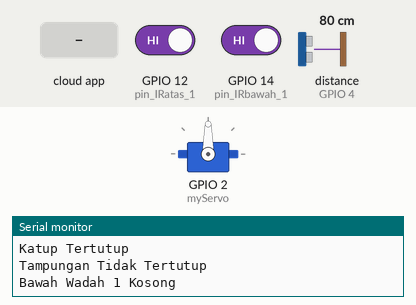
Bench run of a sketch on a simulated ESP8266 (NodeMCU). Parts: servo, the last lines printed to the serial monitor. Wiring (inferred from the names in the program): ultrasonic range finder: trigger GPIO 5; echo GPIO 4. The test bench sets the inputs (shaded band); at power-on: GPIO 12 (pin_IRatas_1) HIGH, GPIO 14 (pin_IRbawah_1) HIGH, distance to the obstacle (sensor on GPIO 4) 80 cm. The echo pulse lasts 58.3 µs per cm; WiFi joins after 1.5 s; servers stay silent unless stated; the Firebase database answers and starts empty.

Above: at 2.7 s.
2.8 s: the phone or cloud app sets Jadwal_1 to 1
At 3.7 s:
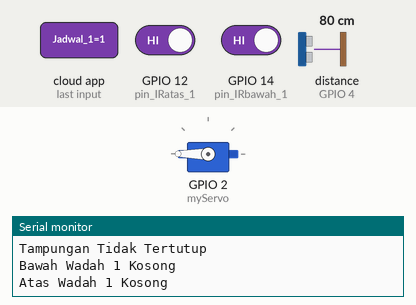
6.4 s: GPIO 12 (pin_IRatas_1) driven LOW
At 9.6 s:
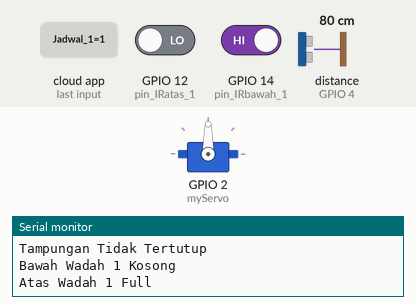
Timing chart, 0 to 11.1 s (numbered marks = the images above; inputs shaded):
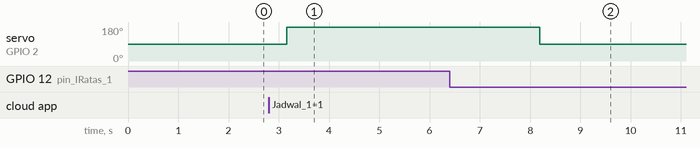

The sketch:

automatic_chicken_feed.ino
```cpp
#include <ESP8266WiFi.h>
#include <FirebaseArduino.h>
#include <Servo.h>

// setup firebase dan wifi
#define FIREBASE_HOST "automatic-chicken-feed-a7e2f-default-rtdb.firebaseio.com"
#define FIREBASE_AUTH "vjViOfSUM7hl2OoK9Mn2jEgGaPb6Jd2GKsrBPA8t"
#define WIFI_SSID "test"
#define WIFI_PASSWORD "1sampai0"

// deklarasi pin sensor infrared
int pin_IRbawah_1 = 14;
int pin_IRatas_1 = 12;
int isObstacle_1 = HIGH; // diberi logika high yang berarti tidak ada halangan
int isObstacle_2 = HIGH;

// deklarasi pin sensor ultrasonic
const int trigPin = 5;
const int echoPin = 4;
long duration;
float distance;

Servo myServo;//servo object

void setup() {
  Serial.begin(9600);

  //servo setup
  myServo.attach(2);

  //  setup sensor infrared
  pinMode(pin_IRbawah_1, INPUT);
  pinMode(pin_IRatas_1, INPUT);

  //  setup sensor ultrasonic
  pinMode(trigPin, OUTPUT);    // set pin trig menjadi OUTPUT
  pinMode(echoPin, INPUT);     // set pin echo menjadi INPUT

  // connect to wifi.
  WiFi.begin(WIFI_SSID, WIFI_PASSWORD);
  Serial.print("connecting");
  while (WiFi.status() != WL_CONNECTED) {
    Serial.print(".");
    delay(500);
  }
  Serial.println();
  Serial.print("connected: ");
  Serial.println(WiFi.localIP());

  Firebase.begin(FIREBASE_HOST, FIREBASE_AUTH);
}

//melakukan pemeriksaan pada bawah wadah 1
void bawah_wadah1() {
  isObstacle_1 = digitalRead(pin_IRbawah_1);
  if (isObstacle_1 == LOW) {
    Serial.println("Bawah Wadah 1 Terisi");
    // set bool value
    Firebase.setBool("Data_wadah/Bawah_wadah_1", true);
    // handle error
    if (Firebase.failed()) {
      Serial.print("setting /truth failed:");
      Serial.println(Firebase.error());
      return;
    }
  } else {
    Serial.println("Bawah Wadah 1 Kosong");
    // set bool value
    Firebase.setBool("Data_wadah/Bawah_wadah_1", false);
    // handle error
    if (Firebase.failed()) {
      Serial.print("setting /truth failed:");
      Serial.println(Firebase.error());
      return;
    }
  }
}

//melakukan pemeriksaan pada atas wadah 1
void atas_wadah1() {
  isObstacle_2 = digitalRead(pin_IRatas_1);
  if (isObstacle_2 == LOW) {
    Serial.println("Atas Wadah 1 Full");
    // set bool value
    Firebase.setBool("Data_wadah/Atas_wadah_1", true);
    delay(500);
    // handle error
    if (Firebase.failed()) {
      Serial.print("setting /truth failed:");
      Serial.println(Firebase.error());
      return;
    }
  } else {
    Serial.println("Atas Wadah 1 Kosong");
    // set bool value
    Firebase.setBool("Data_wadah/Atas_wadah_1", false);
    // handle error
    if (Firebase.failed()) {
      Serial.print("setting /truth failed:");
      Serial.println(Firebase.error());
      return;
    }
  }
}

//melakukan pemeriksaan pada tampungan pakan
void tampungan() {
  float jml_pakan;
  digitalWrite(trigPin, LOW); delayMicroseconds(2);
  digitalWrite(trigPin, HIGH); delayMicroseconds(10);
  digitalWrite(trigPin, LOW);
  duration = pulseIn(echoPin, HIGH);

  //perhitungan untuk dijadikan jarak
  distance = duration * 0.034 / 2;
  if (distance > 30 || distance <= 0)
  {
    Serial.println("Tampungan Tidak Tertutup");
    Firebase.setString("Data_tampungan/Pesan_error", "Tampungan tidak tertutup/sensor error");
    // set int value
    Firebase.setInt("Data_tampungan/isi_tampungan", 0);
    // handle error
    if (Firebase.failed()) {
      Serial.print("setting /truth failed:");
      Serial.println(Firebase.error());
      return;
    }
  }
  else {
    jml_pakan = 10 - 10 * distance / 30;
    Serial.print("Jarak = ");
    Serial.println(distance);
    Serial.print("Jumlah pakan = ");
    Serial.println(jml_pakan);
    // set int value
    Firebase.setFloat("Data_tampungan/isi_tampungan", jml_pakan);
    Firebase.setString("Data_tampungan/Pesan_error", "");
    // handle error
    if (Firebase.failed()) {
      Serial.print("setting /truth failed:");
      Serial.println(Firebase.error());
      return;
    }
  }
}

void katup_1() {
  bool kondisi_buka = Firebase.getBool("Data_jadwal/Jadwal_1");
  bool kondisi_wadah = Firebase.getBool("Data_wadah/Atas_wadah_1");
  if (kondisi_buka == true && kondisi_wadah == false) {
    Serial.println("Katup Terbuka");
    myServo.write(180);
  }
  else {
    Serial.println("Katup Tertutup");
    myServo.write(90);
    Firebase.setBool("Data_jadwal/Jadwal_1", false);
  }
}

void loop() {
  bawah_wadah1();
  atas_wadah1();
  katup_1();
  tampungan();
}
```

Measured:
- after the input at 2.8 s, servo on GPIO 2 (myServo): 90° → 180° after 0.36 s
- after the input at 6.4 s, servo on GPIO 2 (myServo): 180° → 90° after 1.8 s
